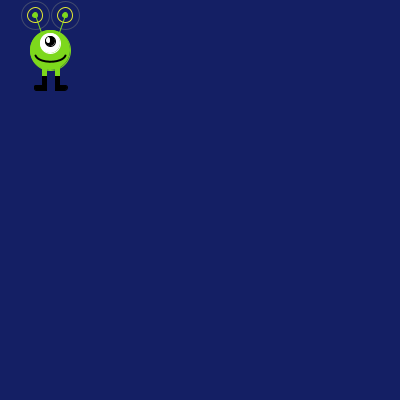
Frame 1 (no input)
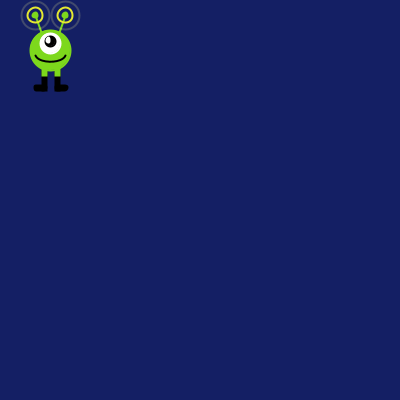
Frame 60 (the mouse pressed at the canvas centre just before this capture)
Frame 120 (the mouse held since frame 60 and released just before this capture): identical to frame 60, image omitted

The Processing sketch that drew these frames (run headless with seeded random() and noise(); from frame 60 on, the mouse is pressed at the canvas centre):

// Processing sketch: processing_115157
// ── processing_115157.pde

void setup ()
{
  size (400,400);
  background(20,31,100);
  noCursor();
   smooth(2);
}

void draw()
{
   background(20,31,100);  
//translate(mouseX-200,mouseY-200);
 moni();
}

void moni ()
{
  translate (-150,-150);
   //patas
   fill(0);
   
   stroke(0);
  rect(192,210,4,30);
  rect(184,235,12,5,3,3,3,3);
  rect(205,210,4,30);
  rect(205,235,12,5,3,3,3,3);
  
   fill(125,216,28);
   stroke(125,216,28);
  rect(192,210,4,15);
  rect(205,210,4,15);
  
    //antenas
  line(192,185,185,165);
  line(208,185,215,165);
  ellipse(185,165,5,5);
  noFill();
  stroke(228,232,49); 
  ellipse(185,165,15,15);
  stroke(248,250,149,50);
  ellipse(185,165,28,28);
  fill(125,216,28);
   stroke(125,216,28);
  ellipse(215,165,5,5);
   noFill();
  stroke(228,232,49); 
  ellipse(215,165,15,15);
  stroke(248,250,149,50);
  ellipse(215,165,28,28);
  
  //cuerpo
  fill(125,216,28);
   stroke(125,216,28);
  ellipse(200,200,40,40);
  
  //ojo
  fill(255);
   stroke(255);
  ellipse(200,193,20,20);
  
  fill(0);
   stroke(0);
  ellipse(200,191,10,10);
  
    fill(255);
   stroke(255);
  ellipse(198,190,3,5);
  
  //sonrisa
  noFill();
  stroke(0);
  strokeWeight(2);
  curve(195,155,185,205,215,205,205,155);
  
}
